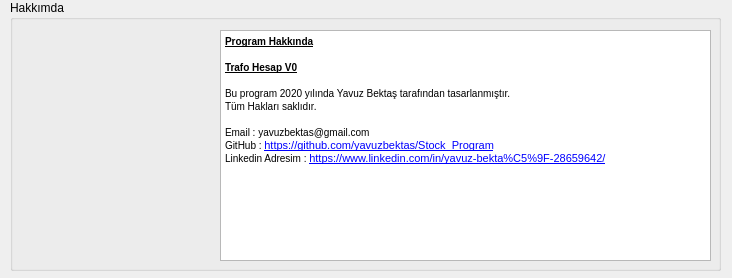
<?xml version="1.0" encoding="UTF-8"?>
<ui version="4.0">
 <class>Form</class>
 <widget class="QWidget" name="Form">
  <property name="geometry">
   <rect>
    <x>0</x>
    <y>0</y>
    <width>732</width>
    <height>278</height>
   </rect>
  </property>
  <property name="windowTitle">
   <string>Form</string>
  </property>
  <widget class="QGroupBox" name="groupBox">
   <property name="geometry">
    <rect>
     <x>10</x>
     <y>0</y>
     <width>711</width>
     <height>271</height>
    </rect>
   </property>
   <property name="title">
    <string>Hakkımda</string>
   </property>
   <widget class="QTextBrowser" name="textBrowser">
    <property name="enabled">
     <bool>false</bool>
    </property>
    <property name="geometry">
     <rect>
      <x>210</x>
      <y>30</y>
      <width>491</width>
      <height>231</height>
     </rect>
    </property>
    <property name="palette">
     <palette>
      <active>
       <colorrole role="WindowText">
        <brush brushstyle="SolidPattern">
         <color alpha="255">
          <red>0</red>
          <green>0</green>
          <blue>0</blue>
         </color>
        </brush>
       </colorrole>
       <colorrole role="Text">
        <brush brushstyle="SolidPattern">
         <color alpha="255">
          <red>0</red>
          <green>0</green>
          <blue>0</blue>
         </color>
        </brush>
       </colorrole>
       <colorrole role="ButtonText">
        <brush brushstyle="SolidPattern">
         <color alpha="255">
          <red>0</red>
          <green>0</green>
          <blue>0</blue>
         </color>
        </brush>
       </colorrole>
       <colorrole role="Base">
        <brush brushstyle="SolidPattern">
         <color alpha="255">
          <red>255</red>
          <green>255</green>
          <blue>255</blue>
         </color>
        </brush>
       </colorrole>
       <colorrole role="PlaceholderText">
        <brush brushstyle="SolidPattern">
         <color alpha="128">
          <red>0</red>
          <green>0</green>
          <blue>0</blue>
         </color>
        </brush>
       </colorrole>
      </active>
      <inactive>
       <colorrole role="WindowText">
        <brush brushstyle="SolidPattern">
         <color alpha="255">
          <red>0</red>
          <green>0</green>
          <blue>0</blue>
         </color>
        </brush>
       </colorrole>
       <colorrole role="Text">
        <brush brushstyle="SolidPattern">
         <color alpha="255">
          <red>0</red>
          <green>0</green>
          <blue>0</blue>
         </color>
        </brush>
       </colorrole>
       <colorrole role="ButtonText">
        <brush brushstyle="SolidPattern">
         <color alpha="255">
          <red>0</red>
          <green>0</green>
          <blue>0</blue>
         </color>
        </brush>
       </colorrole>
       <colorrole role="Base">
        <brush brushstyle="SolidPattern">
         <color alpha="255">
          <red>255</red>
          <green>255</green>
          <blue>255</blue>
         </color>
        </brush>
       </colorrole>
       <colorrole role="PlaceholderText">
        <brush brushstyle="SolidPattern">
         <color alpha="128">
          <red>0</red>
          <green>0</green>
          <blue>0</blue>
         </color>
        </brush>
       </colorrole>
      </inactive>
      <disabled>
       <colorrole role="WindowText">
        <brush brushstyle="SolidPattern">
         <color alpha="255">
          <red>0</red>
          <green>0</green>
          <blue>0</blue>
         </color>
        </brush>
       </colorrole>
       <colorrole role="Text">
        <brush brushstyle="SolidPattern">
         <color alpha="255">
          <red>0</red>
          <green>0</green>
          <blue>0</blue>
         </color>
        </brush>
       </colorrole>
       <colorrole role="ButtonText">
        <brush brushstyle="SolidPattern">
         <color alpha="255">
          <red>0</red>
          <green>0</green>
          <blue>0</blue>
         </color>
        </brush>
       </colorrole>
       <colorrole role="Base">
        <brush brushstyle="SolidPattern">
         <color alpha="255">
          <red>255</red>
          <green>255</green>
          <blue>255</blue>
         </color>
        </brush>
       </colorrole>
       <colorrole role="PlaceholderText">
        <brush brushstyle="SolidPattern">
         <color alpha="128">
          <red>0</red>
          <green>0</green>
          <blue>0</blue>
         </color>
        </brush>
       </colorrole>
      </disabled>
     </palette>
    </property>
    <property name="html">
     <string>&lt;!DOCTYPE HTML PUBLIC &quot;-//W3C//DTD HTML 4.0//EN&quot; &quot;http://www.w3.org/TR/REC-html40/strict.dtd&quot;&gt;
&lt;html&gt;&lt;head&gt;&lt;meta name=&quot;qrichtext&quot; content=&quot;1&quot; /&gt;&lt;style type=&quot;text/css&quot;&gt;
p, li { white-space: pre-wrap; }
&lt;/style&gt;&lt;/head&gt;&lt;body style=&quot; font-family:'MS Shell Dlg 2'; font-size:7.8pt; font-weight:400; font-style:normal;&quot;&gt;
&lt;p style=&quot; margin-top:0px; margin-bottom:0px; margin-left:0px; margin-right:0px; -qt-block-indent:0; text-indent:0px;&quot;&gt;&lt;span style=&quot; font-weight:600; text-decoration: underline;&quot;&gt;Program Hakkında&lt;/span&gt;&lt;/p&gt;
&lt;p style=&quot;-qt-paragraph-type:empty; margin-top:0px; margin-bottom:0px; margin-left:0px; margin-right:0px; -qt-block-indent:0; text-indent:0px; font-weight:600; text-decoration: underline;&quot;&gt;&lt;br /&gt;&lt;/p&gt;
&lt;p style=&quot; margin-top:0px; margin-bottom:0px; margin-left:0px; margin-right:0px; -qt-block-indent:0; text-indent:0px;&quot;&gt;&lt;span style=&quot; font-weight:600; text-decoration: underline;&quot;&gt;Trafo Hesap V0&lt;/span&gt;&lt;/p&gt;
&lt;p style=&quot;-qt-paragraph-type:empty; margin-top:0px; margin-bottom:0px; margin-left:0px; margin-right:0px; -qt-block-indent:0; text-indent:0px;&quot;&gt;&lt;br /&gt;&lt;/p&gt;
&lt;p style=&quot; margin-top:0px; margin-bottom:0px; margin-left:0px; margin-right:0px; -qt-block-indent:0; text-indent:0px;&quot;&gt;Bu program 2020 yılında Yavuz Bektaş tarafından tasarlanmıştır.  &lt;/p&gt;
&lt;p style=&quot; margin-top:0px; margin-bottom:0px; margin-left:0px; margin-right:0px; -qt-block-indent:0; text-indent:0px;&quot;&gt;Tüm Hakları saklıdır.&lt;/p&gt;
&lt;p style=&quot;-qt-paragraph-type:empty; margin-top:0px; margin-bottom:0px; margin-left:0px; margin-right:0px; -qt-block-indent:0; text-indent:0px;&quot;&gt;&lt;br /&gt;&lt;/p&gt;
&lt;p style=&quot; margin-top:0px; margin-bottom:0px; margin-left:0px; margin-right:0px; -qt-block-indent:0; text-indent:0px;&quot;&gt;Email : yavuzbektas@gmail.com&lt;/p&gt;
&lt;p style=&quot; margin-top:0px; margin-bottom:0px; margin-left:0px; margin-right:0px; -qt-block-indent:0; text-indent:0px;&quot;&gt;GitHub : &lt;a href=&quot;https://github.com/yavuzbektas/Stock_Program&quot;&gt;&lt;span style=&quot; font-size:8pt; text-decoration: underline; color:#0000ff;&quot;&gt;https://github.com/yavuzbektas/Stock_Program&lt;/span&gt;&lt;/a&gt;&lt;/p&gt;
&lt;p style=&quot; margin-top:0px; margin-bottom:0px; margin-left:0px; margin-right:0px; -qt-block-indent:0; text-indent:0px;&quot;&gt;Linkedin Adresim : &lt;a href=&quot;https://www.linkedin.com/in/yavuz-bekta%C5%9F-28659642/&quot;&gt;&lt;span style=&quot; font-size:8pt; text-decoration: underline; color:#0000ff;&quot;&gt;https://www.linkedin.com/in/yavuz-bekta%C5%9F-28659642/&lt;/span&gt;&lt;/a&gt;&lt;/p&gt;
&lt;p style=&quot;-qt-paragraph-type:empty; margin-top:0px; margin-bottom:0px; margin-left:0px; margin-right:0px; -qt-block-indent:0; text-indent:0px; font-size:8pt; text-decoration: underline; color:#0000ff;&quot;&gt;&lt;br /&gt;&lt;/p&gt;
&lt;p style=&quot;-qt-paragraph-type:empty; margin-top:0px; margin-bottom:0px; margin-left:0px; margin-right:0px; -qt-block-indent:0; text-indent:0px; font-size:8pt; text-decoration: underline; color:#0000ff;&quot;&gt;&lt;br /&gt;&lt;/p&gt;
&lt;p style=&quot;-qt-paragraph-type:empty; margin-top:0px; margin-bottom:0px; margin-left:0px; margin-right:0px; -qt-block-indent:0; text-indent:0px; font-size:8pt; text-decoration: underline; color:#0000ff;&quot;&gt;&lt;br /&gt;&lt;/p&gt;&lt;/body&gt;&lt;/html&gt;</string>
    </property>
   </widget>
   <widget class="QLabel" name="label_168">
    <property name="geometry">
     <rect>
      <x>20</x>
      <y>40</y>
      <width>151</width>
      <height>211</height>
     </rect>
    </property>
    <property name="text">
     <string/>
    </property>
    <property name="pixmap">
     <pixmap>:/staticfiles/icons/yavuz (2).png</pixmap>
    </property>
    <property name="scaledContents">
     <bool>true</bool>
    </property>
   </widget>
   <widget class="QLabel" name="label">
    <property name="geometry">
     <rect>
      <x>10</x>
      <y>40</y>
      <width>191</width>
      <height>211</height>
     </rect>
    </property>
    <property name="text">
     <string/>
    </property>
    <property name="pixmap">
     <pixmap resource="icons.qrc">:/C:/Users/YBEKTAS/Desktop/Python/Projeler/Transformator_Calculate/software/source/staticfiles/icons/yavuz (1).png</pixmap>
    </property>
    <property name="scaledContents">
     <bool>true</bool>
    </property>
   </widget>
  </widget>
 </widget>
 <resources>
  <include location="icons.qrc"/>
 </resources>
 <connections/>
</ui>
